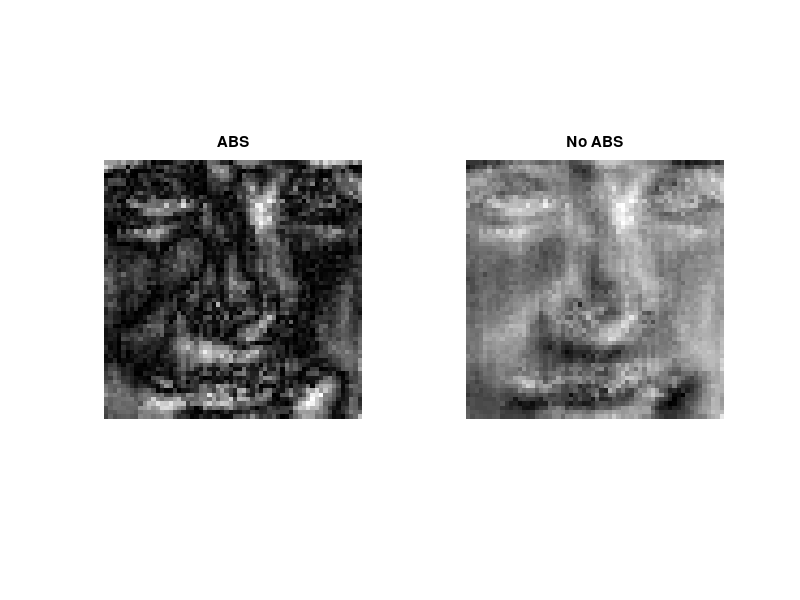
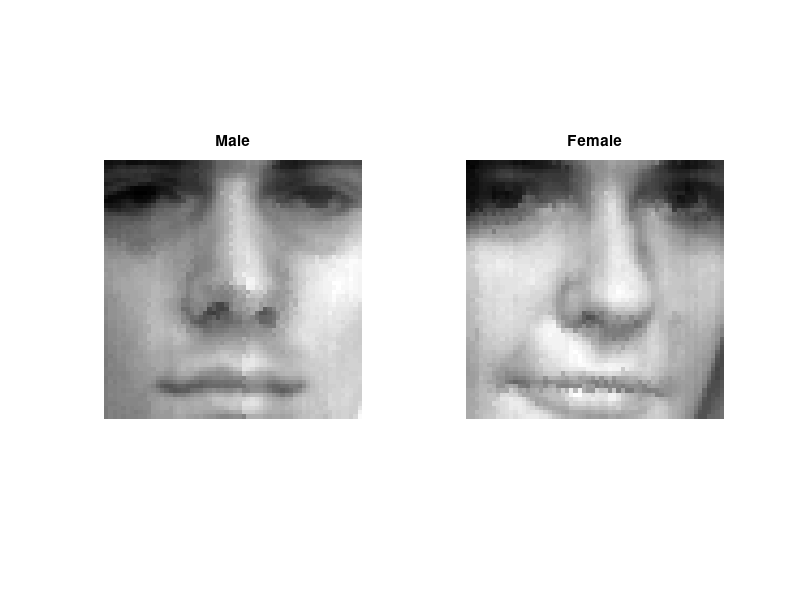

The MATLAB source for these figures, in order:
clear
close all
clc

%% Leggo i dati
X = load('./NN_Datasets/face_x.txt');
Y = load('./NN_Datasets/face_y.txt');

%% Divido il dataset in LS e VS
nl = round(.5 * size(X,1));
i  = randperm(size(X,1));
il = i(1:nl);
iv = i(nl+1:end);

XL = X(il,:);
YL = Y(il);
XV = X(iv,:);
YV = Y(iv);

clear Y nl i il iv

%% Inizializzo i parametri
w = (2*rand(size(XL,2),1)-1)';
w_init = w;
b = 2*rand(1,1)-1;
b_init = b;

%% Learning phase

f = (w*XL')' + b;
err = sum(YL.*f <= 0);

%% Learning loop
it = 0;
i = 1;
while err > 0
    f = w*XL(i,:)' + b;
    if (YL(i)*f <= 0)
        w = w + YL(i)*XL(i,:);
        b = b + YL(i);
        f = (w*XL')' + b;
        err = sum(YL.*f <= 0);
    end
    i = i+1;
    if (i > size(XL,1))
        i = 1;
    end
    it = it + 1
end

%% Validation
fV = (w*XV')' + b;
err = sum(YV.*fV <= 0);

%% Show the weigths as image
figure
subplot(1,2,1);
imshow(mat2gray(reshape(abs(w'), [60,60])')); title('ABS');
subplot(1,2,2);
imshow(mat2gray(reshape(w', [60,60])')); title('No ABS');

%% Plot a face
figure
subplot(1,2,1);
imshow(mat2gray(reshape(X(1,:), [60,60])')); title('Male');
subplot(1,2,2);
imshow(mat2gray(reshape(X(2,:), [60,60])')); title('Female');
